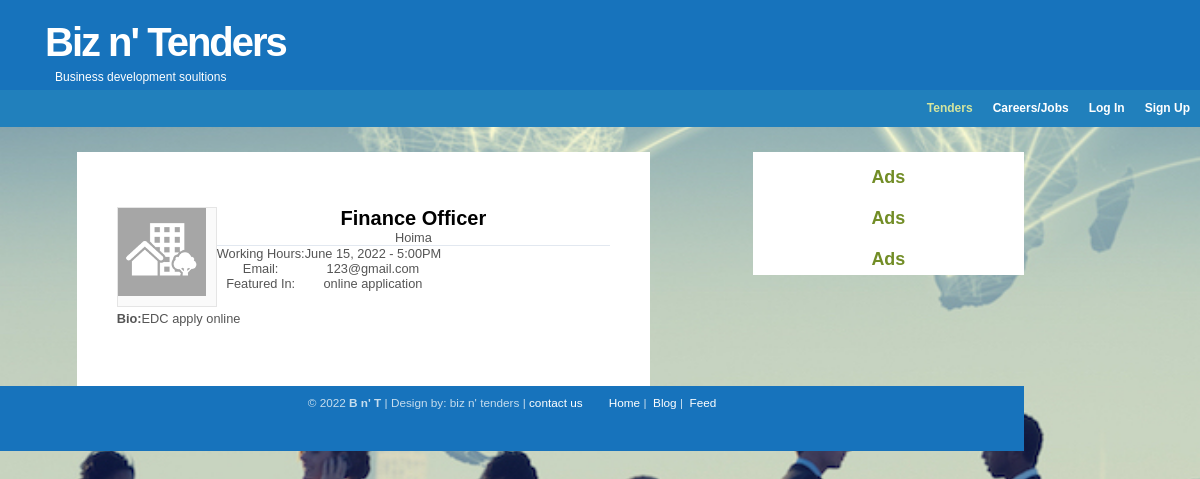
Screenshot of /advert/29/ with the database file from the repository.
### advert/models.py (models this page shows, shortened)
class Advert(models.Model):
	image = models.ImageField(default= 'default_business.jpg', upload_to = 'business_pics')
	name = models.CharField(max_length=100)
	address = models.CharField(max_length=100)
	email = models.EmailField()
	products = models.ManyToManyField('Item')
	hours = models.CharField(max_length=100, default= 'date')
	details = models.TextField()
	date_posted = models.DateTimeField(auto_now_add= True)
	author = models.ForeignKey(User, on_delete = models.CASCADE)

class Item(models.Model):
    item = models.CharField(max_length=30)
    def __str__(self):
    	return self.item

### advert/views.py (the view)
# urls.py: path('<int:pk>/', AdvertDetailView.as_view(), name='advert-detail'),
class AdvertDetailView(DetailView):
	model = Advert
	context_object_name = 'advert'

### advert/templates/advert/advert_detail.html (shortened to what this page needs)
{% extends "post/base.html" %}
{% block content %}
{% load static %}
<div id="content-wrap">
  <div id="sidebar">
    <h1>Ads</h1>
    <h1>Ads</h1>
    <h1>Ads</h1>
  </div>
<div id="main"> <a name="TemplateInfo"></a>
  <section class="advert-page">
<div >
    <br>
	  <img src="{{ advert.image.url }}" style="height: 100px;width: 100px;padding: 0px 10px 10px 0px" align="left">
      <div>
        <b style="color: black;font-size: 20px">{{ advert.name }}</b>
        <br>
        {{ advert.address }}
        <hr>
      </div>
      <table>
        <tr>
          <td>
            Working Hours:
          </td>
          <td class="second-dat">
            {{ advert.hours }}
          </td>
        </tr>
        <tr>
          <tr>
          <td>
            Email:
          </td>
          <td class="second-dat">
            {{ advert.email }}
          </td>
        </tr>
        <tr>
          <td>
            Featured In:
          </td>
          <td class="second-dat">
              {% for product in advert.products.all %}
                {{ product }}
              {% endfor %}
          </td>
        </tr>
       </table>
<div class="advert-details">
  <b>Bio:</b>{{ advert.details }}</p>
</div>
</div>
{% endblock content %}

### post/static/main.css (style rules this page uses)
* { margin: 0; padding: 0; }
body { background: white; font: 80% Verdana, Tahoma, arial, sans-serif; color: #555; text-align: center; }
*, *:before, *:after { margin: 0; padding: 0; box-sizing: inherit; }
html { box-sizing: border-box; font-family: "Roboto", sans-serif; -webkit-font-smoothing: antialiased; }
h1, h2, h3 { font-family: 'Trebuchet MS', Tahoma, Sans-serif; font-weight: Bold; }
h1 { font-size: 130%; }
img { background: #FAFAFA; border: 1px solid #E5E5E5; padding: 5px; }
h1, h2, h3, p { padding: 10px; margin: 0; }
#content-wrap { clear: both; width: 100%; padding: 0; margin: 10px auto; }
#main { float: left; width: 70%; padding: 0; margin: 0 0 0 5px; display: inline; }
#sidebar { float: right; width: 26.5%; padding: 0; margin: 0; color: #68774A; background-color:white; }
#sidebar h1 { margin-top: 10px; padding: 5px 5px; font: bold 1.4em 'Trebuchet MS', Tahoma, Sans-serif; color: #728D26; }
img { height: auto; max-width: 100%; vertical-align: middle; }
.advert-page { background-color: #fff; margin-left: 10%; margin-right: 10%; padding: 40px; }
.advert-details { padding-top: 20px; text-align: justify; }

### rows the page displays
Advert: image (placeholder picture), name "Finance Officer", address "Hoima", hours "June 15, 2022 - 5:00PM", email "123@gmail.com", details "EDC apply online"
Item: item "online application"
